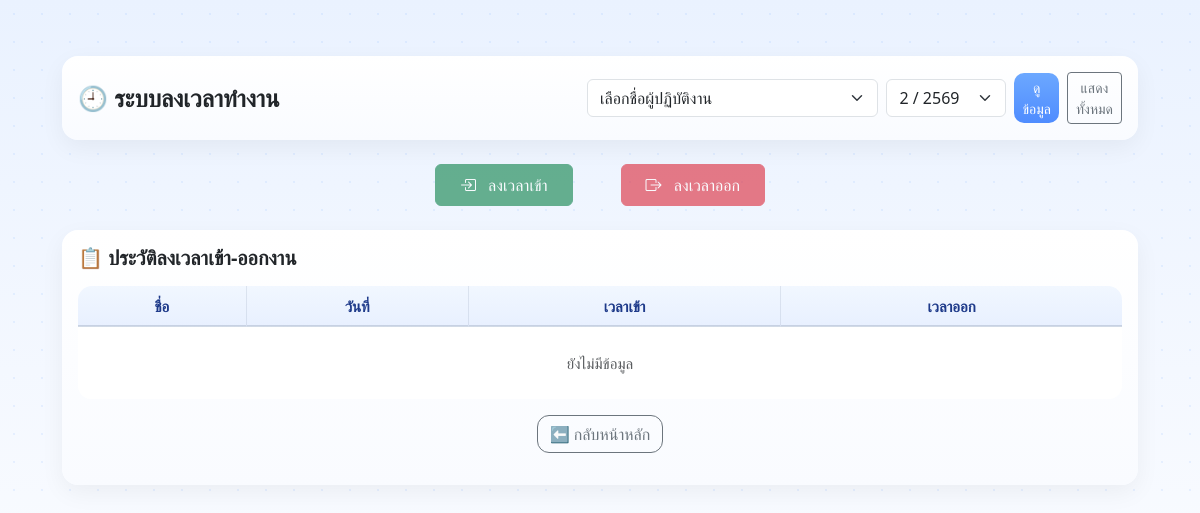
The page /attendance on the database as committed earlier.
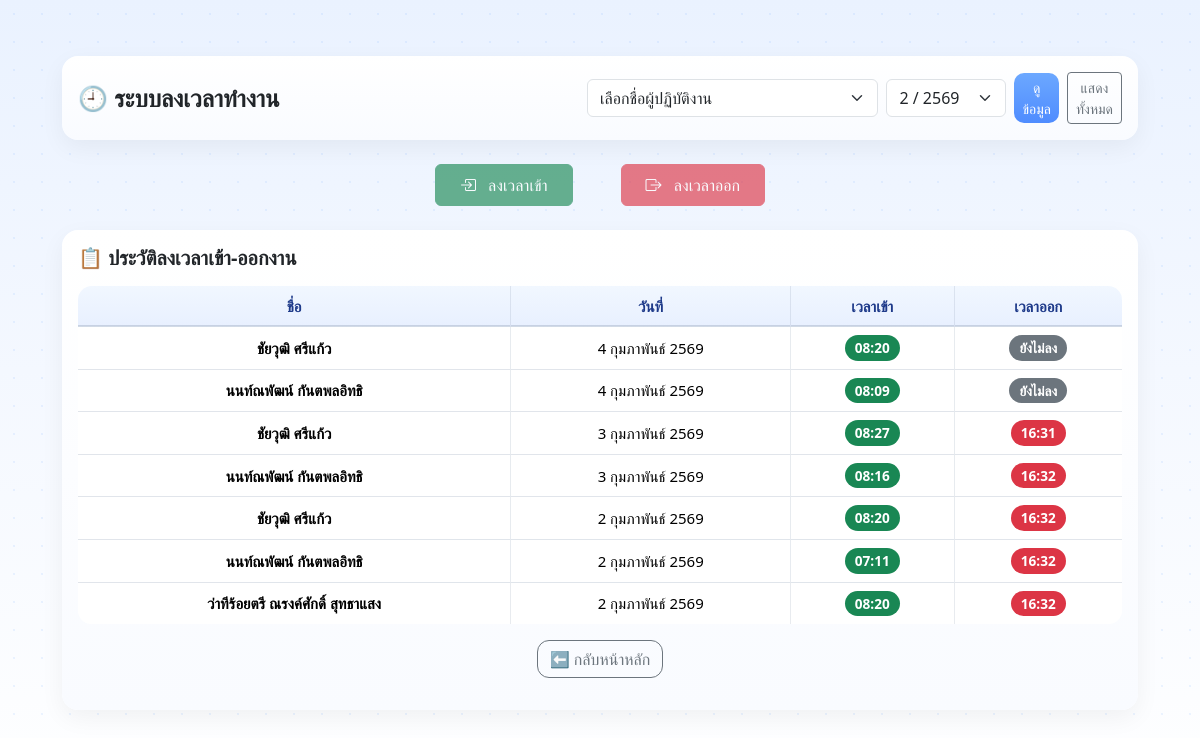
The same page on the database as committed later.
### tables this page shows
CREATE TABLE attendance (
            id INTEGER PRIMARY KEY AUTOINCREMENT,
            staff_name TEXT NOT NULL,
            work_date TEXT NOT NULL,
            time_in TEXT,
            time_out TEXT,
            note TEXT
        );

### app.py (the view)
@app.route("/attendance", methods=["GET"])
def attendance_page():
    now = datetime.now()
    from calendar import monthrange
    current_year = now.year
    current_month = now.month
    month = request.args.get("month", type=int)
    if month:
        if month > current_month:
            year = current_year - 1
        else:
            year = current_year
    else:
        month = current_month
        year = current_year
    month_start = f"{year}-{month:02d}-01"
    last_day = monthrange(year, month)[1]
    month_end = f"{year}-{month:02d}-{last_day}"
    selected_staff = request.args.get("staff_name", "")
    conn = sqlite3.connect(DB_NAME)
    conn.row_factory = sqlite3.Row
    cur = conn.cursor()
    if selected_staff:
        cur.execute("""
            SELECT staff_name, work_date, time_in, time_out, note
            FROM attendance
            WHERE staff_name = ?
              AND work_date BETWEEN ? AND ?
            ORDER BY work_date DESC
        """, (selected_staff, month_start, month_end))
    else:
        cur.execute("""
            SELECT staff_name, work_date, time_in, time_out, note
            FROM attendance
            WHERE work_date BETWEEN ? AND ?
            ORDER BY work_date DESC, staff_name
        """, (month_start, month_end))
    records = cur.fetchall()
    conn.close()
    today_th = format_date_th_short(now.strftime("%Y-%m-%d"))
    return render_template(
        "attendance.html",
        records=records,
        selected_staff=selected_staff,
        today_th=today_th,
        format_date_th_short=format_date_th_short,
        selected_month=month,   # ⭐ สำคัญ
        selected_year=year      # ⭐ สำคัญ (ไว้แสดง พ.ศ.)
    )

### app.py (called while the page is built)
def format_date_th_short(date_str):
    if not date_str:
        return ""
    try:
        dt = datetime.strptime(date_str, "%Y-%m-%d")
        thai_months = [
            "มกราคม", "กุมภาพันธ์", "มีนาคม", "เมษายน",
            "พฤษภาคม", "มิถุนายน", "กรกฎาคม", "สิงหาคม",
            "กันยายน", "ตุลาคม", "พฤศจิกายน", "ธันวาคม"
        ]
        return f"{dt.day} {thai_months[dt.month-1]} {dt.year + 543}"
    except:
        return date_str

### templates/attendance.html (shortened to what this page needs)
<!DOCTYPE html>
<html lang="th">
<head>
    <link href="https://cdn.jsdelivr.net/npm/bootstrap@5.3.2/dist/css/bootstrap.min.css" rel="stylesheet">
    <link rel="stylesheet"
      href="https://cdn.jsdelivr.net/npm/bootstrap-icons@1.11.1/font/bootstrap-icons.css">
    <link rel="stylesheet" href="/static/theme.css">
</head>
<body>
<div class="container mt-4">
    <div class="card mb-4">
        <div class="card-body d-flex align-items-center justify-content-between flex-wrap gap-3">
            <h4 class="mb-0 fw-bold">🕘 ระบบลงเวลาทำงาน</h4>
            <form method="get" action="/attendance" class="d-flex gap-2 align-items-center">
                <select name="staff_name" class="form-select" required style="min-width:200px">
                    <option value="">เลือกชื่อผู้ปฏิบัติงาน</option>
                </select>
                <select name="month" class="form-select" style="width:140px">
                    {% for m in range(1,13) %}
                    <option value="{{ m }}"
                        {% if selected_month == m %}selected{% endif %}>
                        {{ m }} / {{ selected_year + 543 }}
                    </option>
                    {% endfor %}
                </select>
                <button class="btn btn-primary btn-sm">
                    ดูข้อมูล
                </button>
                <a href="/attendance" class="btn btn-outline-secondary btn-sm">
                    แสดงทั้งหมด
                </a>
            </form>
        </div>
    </div>
    <div class="d-flex justify-content-center gap-5 mb-4">
        <form method="post" action="/attendance/checkin" class="m-0">
            <button class="btn btn-success px-4 py-2"
                    {% if not selected_staff %}disabled{% endif %}>
                <i class="bi bi-box-arrow-in-right me-2"></i>
                ลงเวลาเข้า
            </button>
        </form>
        <form method="post" action="/attendance/checkout" class="m-0">
            <button class="btn btn-danger px-4 py-2"
                    {% if not selected_staff %}disabled{% endif %}>
                <i class="bi bi-box-arrow-right me-2"></i>
                ลงเวลาออก
            </button>
        </form>
    </div>
    <div class="card">
        <div class="card-body">
            <h5 class="fw-bold mb-3">
                📋 ประวัติลงเวลาเข้า-ออกงาน
            </h5>
            <div class="table-responsive">
                <table class="table table-bordered align-middle text-center">
                    <thead class="table-light">
                        <tr>
                            <th>ชื่อ</th>
                            <th>วันที่</th>
                            <th>เวลาเข้า</th>
                            <th>เวลาออก</th>
                        </tr>
                    </thead>
                    <tbody>
                        {% if records %}
                            {% for r in records %}
                            <tr>
                                <td class="fw-semibold">{{ r.staff_name }}</td>
                                <td>{{ format_date_th_short(r.work_date) }}</td>
                                <td>
                                    {% if r.time_in %}
                                        <span class="badge bg-success badge-status">{{ r.time_in }}</span>
                                    {% else %}
                                        <span class="badge bg-secondary badge-status">ยังไม่ลง</span>
                                    {% endif %}
                                </td>
                                <td>
                                    {% if r.time_out %}
                                        <span class="badge bg-danger badge-status">{{ r.time_out }}</span>
                                    {% else %}
                                        <span class="badge bg-secondary badge-status">ยังไม่ลง</span>
                                    {% endif %}
                                </td>
                            </tr>
                            {% endfor %}
                        {% else %}
                            <tr>
                                <td colspan="4" class="text-muted py-4">
                                    ยังไม่มีข้อมูล
                                </td>
                            </tr>
                        {% endif %}
                    </tbody>
                </table>
                <div class="text-center mb-3">
                <a href="/" class="btn btn-outline-secondary"
                style="border-radius: 12px;">
                    ⬅️ กลับหน้าหลัก
                </a>
            </div>
            </div>
        </div>
    </div>
</div>
</body>
</html>

### static/theme.css (style rules this page uses)
:root { --primary: #6CA8FF; --bg: #F5F9FF; --card: #FFFFFF; --border: #E6EDFA; --text-main: #1F2937; --text-muted: #94A3B8; }
body { background-color: var(--bg); color: var(--text-main); font-family: "Segoe UI", Tahoma, sans-serif; }
.card { background: var(--card); border-radius: 16px; border: 1px solid var(--border); box-shadow: 0 20px 40px rgba(108,168,255,.12); }
.btn-primary { background: var(--primary); border-color: var(--primary); border-radius: 10px; }
.table tbody tr:not(:last-child) td, .table tbody tr:not(:last-child) th { border-bottom: 1px solid rgba(148, 163, 184, 0.28); }
.table th, .table td { white-space: nowrap; vertical-align: middle; }
.table th:not(:last-child), .table td:not(:last-child) { border-right: 1px solid rgba(148, 163, 184, 0.22); }
.table th, .table td { text-align: center; vertical-align: middle; }
body { background: linear-gradient( 180deg, #eaf2ff 0%, #f4f8ff 45%, #ffffff 100% ); min-height: 100vh; font-size: 15px; line-height: 1.6; color: #1f2937; }
body::before { content: ""; position: fixed; inset: 0; background-image: radial-gradient(rgba(108,168,255,0.12) 1px, transparent 1px); background-size: 28px 28px; pointer-events: none; z-index: -1; }
.container { max-width: 1100px; padding-top: 32px; padding-bottom: 48px; }
.btn { transition: all .2s ease; }
.btn-primary { background: linear-gradient(180deg, #6ca8ff, #4f8cff); border: none; }
.section-box, .card, .table-box { background: linear-gradient( 180deg, #ffffff 0%, #f9fbff 100% ); border-radius: 18px; border: 1px solid rgba(108, 168, 255, 0.18); box-shadow: 0 18px 40px rgba(59, 130, 246, 0.12); }
.table { border-collapse: separate; border-spacing: 0; border-radius: 14px; overflow: hidden; background: #ffffff; }
.table thead th { background: transparent; color: #1e3a8a; font-weight: 600; border-bottom: 1px solid rgba(148, 163, 184, 0.35); }
.table th, .table td { text-align: center; vertical-align: middle; border: none; }
.table tbody tr:not(:last-child) td { border-bottom: 1px solid rgba(148, 163, 184, 0.28); }
body { font-family: "Prompt", "Segoe UI", Tahoma, sans-serif; }
.table-responsive { overflow: visible; }
.table thead th { position: sticky; top: 0; z-index: 10; background: linear-gradient( 180deg, #f1f7ff 0%, #e8f0ff 100% ); box-shadow: inset 0 -1px 0 rgba(148,163,184,0.4); }
.card-body { padding-top: 1rem; }

### templates/attendance.html (style rules this page uses)
body { background: linear-gradient( 180deg, #eaf2ff 0%, #f4f8ff 45%, #ffffff 100% ); min-height: 100vh; }
.card { border-radius: 16px; box-shadow: 0 8px 24px rgba(0,0,0,0.05); border: none; }
.badge-status { font-size: 0.85rem; padding: 6px 10px; border-radius: 999px; }

Rows that differ between the two databases and show on the page:
added attendance: staff_name "ชัยวุฒิ ศรีแก้ว", work_date "4 กุมภาพันธ์ 2569", time_in "08:20", shows "ยังไม่ลง"
added attendance: staff_name "นนท์ณพัฒน์ กันตพลอิทธิ", work_date "4 กุมภาพันธ์ 2569", time_in "08:09", shows "ยังไม่ลง"
added attendance: staff_name "ชัยวุฒิ ศรีแก้ว", work_date "3 กุมภาพันธ์ 2569", time_in "08:27", time_out "16:31"
added attendance: staff_name "นนท์ณพัฒน์ กันตพลอิทธิ", work_date "3 กุมภาพันธ์ 2569", time_in "08:16", time_out "16:32"
added attendance: staff_name "ชัยวุฒิ ศรีแก้ว", work_date "2 กุมภาพันธ์ 2569", time_in "08:20", time_out "16:32"
added attendance: staff_name "นนท์ณพัฒน์ กันตพลอิทธิ", work_date "2 กุมภาพันธ์ 2569", time_in "07:11", time_out "16:32"
added attendance: staff_name "ว่าทีร้อยตรี ณรงค์ศักดิ์ สุทธาแสง", work_date "2 กุมภาพันธ์ 2569", time_in "08:20", time_out "16:32"
Other text that changed with them:
text no longer shown: "ยังไม่มีข้อมูล"
